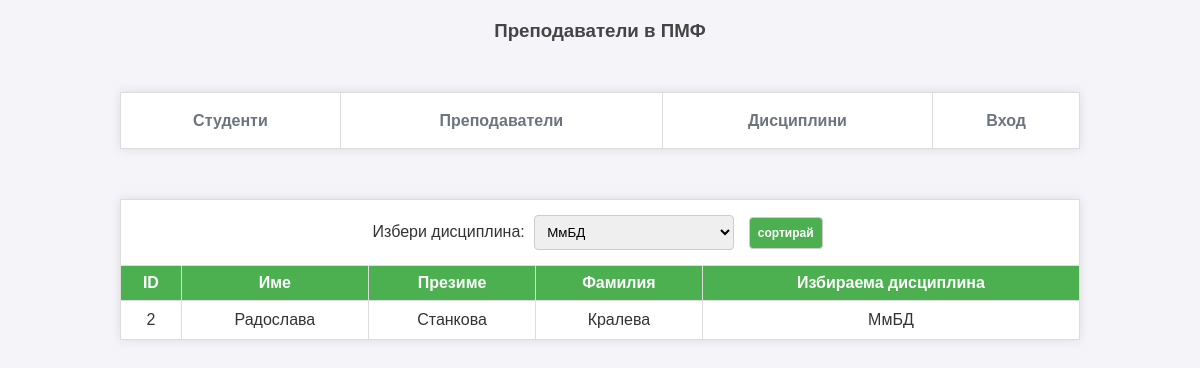
The app's page /teachers.php?courses=2 with its own data.
### tables this page shows
CREATE TABLE `teachers` (
  `id` int(11) NOT NULL AUTO_INCREMENT,
  `fname` varchar(25) NOT NULL,
  `mname` varchar(30) DEFAULT NULL,
  `lname` varchar(50) NOT NULL,
  `course_id` int(11) DEFAULT NULL,
  PRIMARY KEY (`id`),
  KEY `course_id` (`course_id`),
  CONSTRAINT `teachers_ibfk_1` FOREIGN KEY (`course_id`) REFERENCES `courses` (`id`) ON UPDATE CASCADE
);

CREATE TABLE `courses` (
  `id` int(11) NOT NULL AUTO_INCREMENT,
  `name` varchar(50) DEFAULT NULL,
  PRIMARY KEY (`id`)
);

### teachers.php (the view, shortened to what this page needs)
<?php
include_once "config.php";
?>
<!DOCTYPE html>
<html>
<head>
	<link rel="stylesheet" type="text/css" href="style.css?ver=<?php echo time(); ?>">
</head>
<body>
	<h3 align="center">Преподаватели в ПМФ</h3>
	<table border="1" align="center">
	<tr>
		<td colspan="5">
			<form name="form_course" action="teachers.php" method="get">
				<label for="courses">Избери дисциплина:</label>
				<select name="courses" id="courses">
				   <?php
					$result_courses=mysqli_query($connection,"select * from courses");
				    while($row_course=mysqli_fetch_array($result_courses))
				    {
						echo '<option value='.$row_course['id'];
						if (isset($_GET['courses']) && $_GET['courses']==$row_course['id'])
						{echo ' selected>'.$row_course['name'].'</option>';}
						else {echo '>'.$row_course['name'].'</option>';}
				    }
				  ?>
				</select>
				<input type="submit" value="сортирай">
			</form>
		</td>
	</tr>
	<tr>
		<th>ID</th>
		<th>Име</th>
		<th>Презиме</th>
		<th>Фамилия</th>
		<th>Избираема дисциплина</th>
	</tr>
		<?php
			if (isset($_GET['courses']) && $_GET['courses'] != 0)
			{$result=@mysqli_query($connection,"select * from teachers, courses WHERE teachers.course_id=$_GET[courses] AND courses.id=$_GET[courses];");}
			else
			{$result=mysqli_query($connection,"select * from teachers, courses WHERE teachers.course_id=courses.id;");}
			if (mysqli_num_rows($result) > 0)
			{
				while($row_students=mysqli_fetch_array($result))
				{
				  echo
					'<tr>
						   <td>'.$row_students['id'] .'</td>
						   <td>'.$row_students['fname'].'</td>
						   <td>'.$row_students['mname'].'</td>
						   <td>'.$row_students['lname'].'</td>
						   <td>'.$row_students['name'].'</td>
					</tr>';
				}
			}
			else {echo "Няма записан преподавател към курса";}
		?>
  </table>
</body>
</html>

### style.css (style rules this page uses)
body { font-family: Arial, sans-serif; margin: 0; padding: 0; background-color: #f4f4f9; color: #333; }
h3 { color: #444; text-align: center; margin-top: 20px; }
table { border-collapse: collapse; width: 80%; margin: 20px auto; background-color: #fff; box-shadow: 0 0 10px rgba(0, 0, 0, 0.1); }
th, td { border: 1px solid #ddd; padding: 8px; text-align: center; }
th { background-color: #4CAF50; color: white; text-align: center; }
tr:nth-child(even) { background-color: #f2f2f2; }
select, input[type="submit"] { padding: 8px; margin: 5px; border: 1px solid #ccc; border-radius: 4px; }
select { width: 200px; }
input, button { background-color: #4CAF50; color: #ffffff; border: none; border-radius: 5px; padding: 10px 20px; font-size: 12px; margin-left: 5px; font-weight: bold; cursor: pointer; transition: background-color 0.3s, transform 0.2s; }

### records on screen
teachers: course "2", fname "Радослава", mname "Станкова", lname "Кралева", course.name "МмБД"

### other values on screen
form field courses "МмБД"
